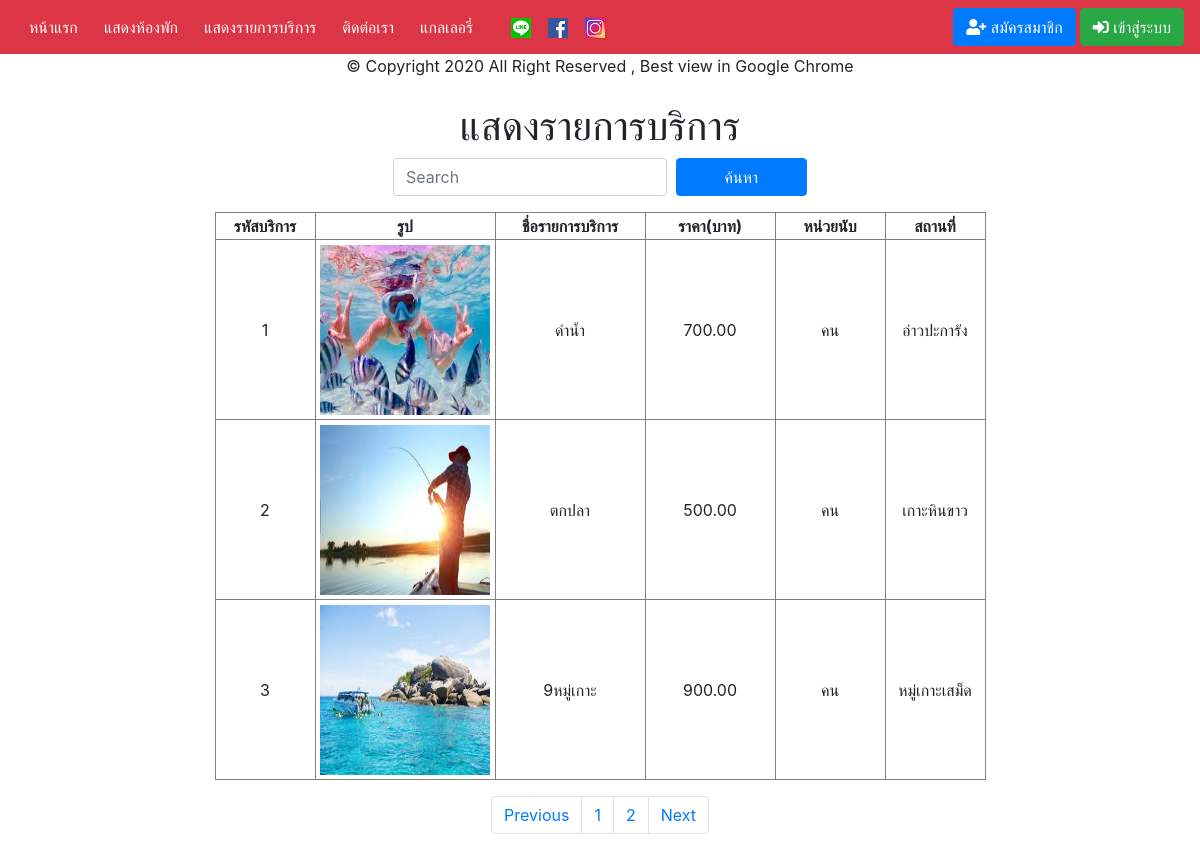
Page /input-output/frontend/alluser/show_service.php on the committed database.
### tables this page shows
CREATE TABLE `servicelist` (
  `svlist_id` int(5) NOT NULL,
  `svlist_name` varchar(50) DEFAULT NULL,
  `svlist_price` int(6) DEFAULT NULL,
  `svlist_unit` varchar(30) DEFAULT NULL,
  `svlist_picture` varchar(255) DEFAULT NULL,
  `svlist_place` varchar(30) DEFAULT NULL,
  `svlist_statsv` int(1) DEFAULT NULL
);

### input-output/frontend/alluser/show_service.php (the view, shortened to what this page needs)
<?php require'header.php';require'../../../public/switch.php';?>
<h1 align="center">แสดงรายการบริการ</h1>
<form class="form-inline justify-content-center"><div align="center">
<input class="form-control" type="text" placeholder="Search" aria-label="Search" id="search_text">
<input class="btn btn-primary ml-1 pl-5 pr-5" type="button" name="Submit" id="button" value="ค้นหา"></div></form><p></p>
<table align="center" border="1" style="text-align:center;">
	<thead>
		<tr>
			<th width="100">รหัสบริการ</th>
			<th width="180">รูป</th>
			<th width="150">ชื่อรายการบริการ</th>
			<th width="130">ราคา(บาท)</th>
			<th width="110">หน่วยนับ</th>
			<th width="100">สถานที่</th>
		</tr>
	</thead>
	<tbody>
		<?php
			$sql="SELECT * FROM servicelist";
			$result=$db->query($sql);
$numrows = $result->num_rows;
$Per_Page = 3;
$Page = $_GET["page"];
if(!$_GET["page"])
{$Page=1;}
$Prev_Page = $Page-1;
$Next_Page = $Page+1;
$Page_Start = (($Per_Page*$Page)-$Per_Page);
if($numrows<=$Per_Page)
{$Num_Pages =1;}
else if(($numrows % $Per_Page)==0)
{$Num_Pages =($numrows/$Per_Page) ;}
else
{$Num_Pages =($numrows/$Per_Page)+1;
$Num_Pages = (int)$Num_Pages;}
$sql .=" ORDER BY svlist_id ASC LIMIT $Page_Start , $Per_Page";
$result = $db->query($sql);
			while ($row=$result->fetch_assoc()){?>
		<tr height="180">
			<td><?=$row['svlist_id'];?></td>
			<td><img src="../../../img/service/<?=$row['svlist_picture'];?>" width="170" height="170"/></td>
			<td><?=$row['svlist_name'];?></td>
			<td><?=number_format($row['svlist_price'],2);?></td>
			<td><?=$row['svlist_unit'];?></td>
			<td><?=$row['svlist_place'];?></td>
		</tr>
		<?php }$result->free();$db->close();?>
	</tbody>
</table>
<nav aria-label="Page navigation example">
  <ul class="pagination justify-content-center">
<?php if($Prev_Page==0)$Prev_Page++;?>
    <li class="page-item"><a class="page-link" href="show_service.php?page=<?=$Prev_Page;?>">Previous</a></li>
<?php for($i=1; $i<=$Num_Pages; $i++) {?>
<li class="page-item"><a class="page-link" href="show_service.php?page=<?=$i;?>"><?=$i; ?></a></li>
<?php } ?>
    <li class="page-item"><a class="page-link" href="show_service.php?page=<?=$Next_Page;?>">Next</a></li>
  </ul>
</body>
</html>

### rows in the picture
servicelist: svlist_id "1", svlist_picture (picture), svlist_name "ดำน้ำ", svlist_price "700.00", svlist_unit "คน", svlist_place "อ่าวปะการัง"
servicelist: svlist_id "2", svlist_picture (picture), svlist_name "ตกปลา", svlist_price "500.00", svlist_unit "คน", svlist_place "เกาะหินขาว"
servicelist: svlist_id "3", svlist_picture (picture), svlist_name "9หมู่เกาะ", svlist_price "900.00", svlist_unit "คน", svlist_place "หมู่เกาะเสม็ด"
